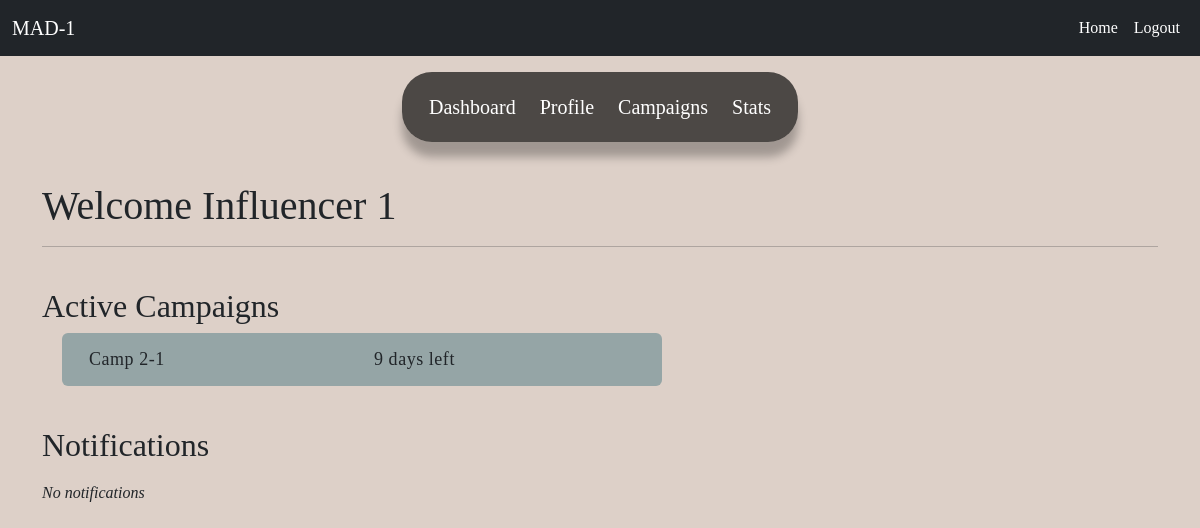
Screenshot of /influencer/dashboard (signed in) with the database file from the repository.
### website/models.py (models this page shows)
class Influencer(db.Model):
    __tablename__ = 'influencer'
    id = db.Column(db.Integer, db.ForeignKey('user.id'), primary_key=True)
    name = db.Column(db.String, nullable=False)
    category = db.Column(db.String(100), nullable=False)
    niche = db.Column(db.String(100), nullable=False)
    reach = db.Column(db.Integer, nullable=False)
    earning = db.Column(db.Float, nullable=True)
    user = db.relationship('User', back_populates='influencer')
    ad_requests = db.relationship('AdRequest', back_populates='influencer')
    negotiations = db.relationship('Negotiation', back_populates='influencer')

class AdRequest(db.Model):
    __tablename__ = 'ad_request'
    id = db.Column(db.Integer, primary_key=True)
    campaign_id = db.Column(db.Integer, db.ForeignKey('campaign.id'),nullable=False)
    influencer_id = db.Column(db.Integer, db.ForeignKey('influencer.id'),nullable=True)
    requirements = db.Column(db.Text, nullable=True)
    payment_amount = db.Column(db.Float, nullable=True)
    status = db.Column(db.String(50), nullable=False)#Pending , Accepted, Completed
    campaign = db.relationship('Campaign', back_populates='ad_requests')
    influencer = db.relationship('Influencer', back_populates='ad_requests')
    negotiations = db.relationship('Negotiation', back_populates='ad_request')

class Campaign(db.Model):
    __tablename__ = 'campaign'
    id = db.Column(db.Integer, primary_key=True)
    name = db.Column(db.String(150), nullable=False)
    description = db.Column(db.Text, nullable=False)
    start_date = db.Column(db.Date, nullable=False)
    end_date = db.Column(db.Date, nullable=False)
    budget = db.Column(db.Float, nullable=False)
    visibility = db.Column(db.String(50), nullable=False)
    flagged = db.Column(db.String(5),nullable=False)
    sponsor_id = db.Column(db.Integer, db.ForeignKey('sponsor.id'))
    sponsor = db.relationship('Sponsor', back_populates='campaigns')
    ad_requests = db.relationship('AdRequest', back_populates='campaign')

### website/views.py (the view)
@views.route('influencer/dashboard')
@login_required
def influencer_dashboard():
    influencer = Influencer.query.get(current_user.id)
    negotiations = Negotiation.query.filter_by(influencer_id=influencer.id).all()
    return render_template('influencer_dashboard.html', user = current_user, influencer=influencer, current_date=datetime.now().date(), negotiations=negotiations)

### website/__init__.py (called while the page is built)
def create_app():
    myapp = Flask(__name__)
    myapp.config['SECRET_KEY'] = 'mysecretkey'
    myapp.config['SQLALCHEMY_DATABASE_URI'] = 'sqlite:///database.sqlite3'
    db.init_app(myapp)
    api.init_app(myapp)
    from .auth import auth
    from .views import views
    myapp.register_blueprint(views,url_prefix = '/')
    myapp.register_blueprint(auth,url_prefix = '/auth')
    with myapp.app_context():
        db.create_all()
    login_manager = LoginManager()
    login_manager.login_view = 'views.home'
    login_manager.init_app(myapp)
    @login_manager.user_loader
    def load_user(user_id):
        return User.query.get(int(user_id))
    return myapp

### website/templates/influencer_dashboard.html (shortened to what this page needs)
{% extends 'base.html' %}
{% block content %}
    <div class="container-fluid">
        <div class="row justify-content-center">
            <nav id="sponsor_navbar" class="navbar navbar-expand-lg mt-2" >
                 <div class="container-fluid">
                     <div class="collapse navbar-collapse justify-content-center" id="navbarCenteredExample">
                         <ul class="nav-links">
                             <li><a href="{{ url_for('views.influencer_dashboard') }}">Dashboard</a></li>
                             <li class="center"><a href="{{ url_for('views.influencer_profile') }}">Profile</a></li>
                             <li class="upward"><a href="{{ url_for('views.influencer_campaigns') }}">Campaigns</a></li>
                             <li class="forward"><a href="{{ url_for('views.influencer_stats') }}">Stats</a></li>
                         </ul>
                     </div>
                 </div>
             </nav>
        </div>
        <div class="container mt-3">
            <h1>Welcome {{ influencer.name }}</h1>
            <hr>
            <br>
            <h2>Active Campaigns</h2>
            {% if influencer.ad_requests %}
                <ul class="campaign-display">
                    {% for ad in influencer.ad_requests %}
                    {% if (ad.campaign.end_date - current_date).days >= 0 %}
                        <li class="row">
                            <div class="col">{{ ad.campaign.name }}</div>
                            <div class="col">{{ (ad.campaign.end_date - current_date).days }} days left</div>
                        </li>
                    {% endif %}
                    {% endfor %}
                </ul>
            {% else %}
                <p><em>No active campaigns</em></p>
            {% endif %}
            <br>
            <h2>Notifications</h2>
            {% if not ns.found %}
            <p><em>No notifications</em></p>
            {% endif %}
        </div>
    </div>
{% endblock %}

### website/static/css/style.css (style rules this page uses)
body { margin: 0; padding-top: 56px; font-family: 'Times New Roman', serif; background-color: rgb(221, 208, 200); }
a { color: rgb(92 94 96); text-decoration-line: none; }
.nav-links { display: flex; align-items: center; background: #000000a7; padding: 20px 15px; border-radius: 30px; box-shadow: 0 15px 10px rgba(0, 0, 0, 0.273); }
.nav-links li { list-style: none; margin: 0 12px; }
.nav-links li a { position: relative; color: #333; font-size: 20px; font-weight: 500; padding: 6px 0; text-decoration: none; color: #fff; }
.nav-links li a:before { content: ''; position: absolute; bottom: 0; left: 0; height: 3px; width: 0%; background: #000000; border-radius: 12px; transition: all 0.4s ease; }
.nav-links li.center a:before { left: 50%; transform: translateX(-50%); }
.nav-links li.upward a:before { width: 100%; bottom: -5px; opacity: 0; }
.nav-links li.forward a:before { width: 100%; transform: scaleX(0); transform-origin: right; transition: transform 0.4s ease; }

### rows the page displays
Influencer: name "Influencer 1"
AdRequest: campaign.name "Camp 2-1"
Campaign: (ad.campaign.end_date-current_date).days "9"
